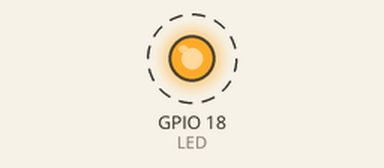
Bench run of a program on a simulated Raspberry Pi (BCM pin numbers). On the bench: output pins drawn as LEDs (lit = HIGH). Dashed ring = blinking.

Above: at 0.5 s.
Timing chart, 0 to 4.6 s (numbered marks = the images above):
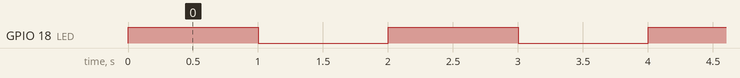

Measured:
- by itself, GPIO 18 (LED): alternates HIGH for 1.0 s and LOW for 1.0 s

The program:

main.py
```python
#!/usr/bin/python
# -*- coding:utf-8 -*-
import RPi.GPIO as GPIO
import time

LED = 18

GPIO.setmode(GPIO.BCM)    #采用BCM编号方式
GPIO.setup(LED,GPIO.OUT)  #设置输出模式

try:
    while True:
        GPIO.output(LED,GPIO.HIGH)
        time.sleep(1)
        GPIO.output(LED,GPIO.LOW)
        time.sleep(1)
except:
    print("except")

GPIO.cleanup()
```
